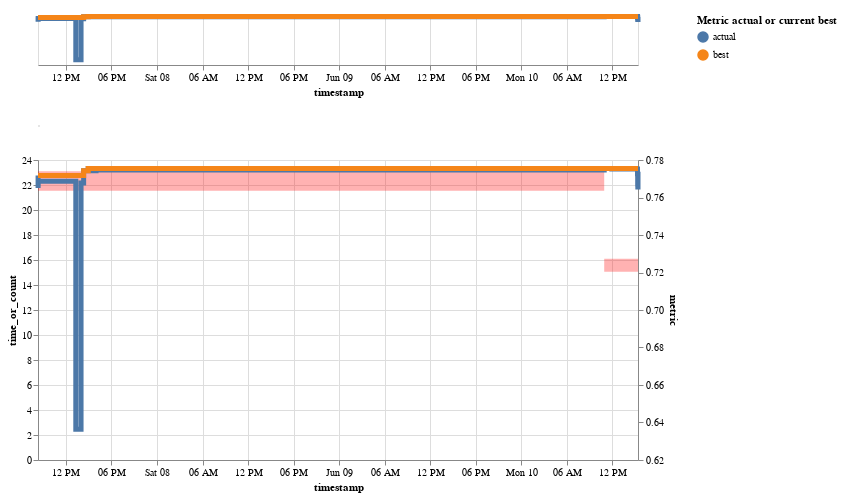

Write notebook code for a chart like this one.
### Markdown cell above
# Project progress

### Code cell
progress_df = extract_project_progress_info(leadearboard,
                                            metric_colname='channel_{}'.format(PROJECT_METRIC),
                                            time_colname='finished')

project_progress(progress_df, width=600, heights=[50, 300])

### Figure 1 — Vega-Lite specification as saved in the notebook (floating-point values rounded to 4 significant figures)
{"$schema": "https://vega.github.io/schema/vega-lite/v2.6.0.json", "config": {"view": {"height": 300, "width": 400}}, "data": {"name": "data-0abe996d745378ab365a28262978c5ae"}, "datasets": {"data-0abe996d745378ab365a28262978c5ae": [{"actual_or_best": "actual", "id": "CRED-54", "metric": 0.7718, "owner": "jakub-czakon", "resource": "experiment_count_day", "running_time": 35, "tags": ["lgbm", "features_v0"], "text": "CRED-54 | 0.7718 |  (lgbm , features_v0)", "time_or_count": 10, "timestamp": "2019-06-07 08:19:30.456000+00:00", "timestamp_day": "2019-06-07"}, {"actual_or_best": "best", "id": "CRED-54", "metric": 0.7718, "owner": "jakub-czakon", "resource": "experiment_count_day", "running_time": 35, "tags": ["lgbm", "features_v0"], "text": "CRED-54 | 0.7718 |  (lgbm , features_v0)", "time_or_count": 10, "timestamp": "2019-06-07 08:19:30.456000+00:00", "timestamp_day": "2019-06-07"}, {"actual_or_best": "actual", "id": "CRED-54", "metric": 0.7718, "owner": "jakub-czakon", "resource": "running_time_day", "running_time": 35, "tags": ["lgbm", "features_v0"], "text": "CRED-54 | 0.7718 |  (lgbm , features_v0)", "time_or_count": 1.548, "timestamp": "2019-06-07 08:19:30.456000+00:00", "timestamp_day": "2019-06-07"}, {"actual_or_best": "best", "id": "CRED-54", "metric": 0.7718, "owner": "jakub-czakon", "resource": "running_time_day", "running_time": 35, "tags": ["lgbm", "features_v0"], "text": "CRED-54 | 0.7718 |  (lgbm , features_v0)", "time_or_count": 1.548, "timestamp": "2019-06-07 08:19:30.456000+00:00", "timestamp_day": "2019-06-07"}, {"actual_or_best": "actual", "id": "CRED-55", "metric": 0.7664, "owner": "jakub-czakon", "resource": "experiment_count_day", "running_time": 18, "tags": ["lgbm", "features_v0"], "text": "CRED-55 | 0.7664 |  (lgbm , features_v0)", "time_or_count": 10, "timestamp": "2019-06-07 08:20:10.364000+00:00", "timestamp_day": "2019-06-07"}, {"actual_or_best": "best", "id": "CRED-55", "metric": 0.7718, "owner": "jakub-czakon", "resource": "experiment_count_day", "running_time": 18, "tags": ["lgbm", "features_v0"], "text": "CRED-55 | 0.7664 |  (lgbm , features_v0)", "time_or_count": 10, "timestamp": "2019-06-07 08:20:10.364000+00:00", "timestamp_day": "2019-06-07"}, {"actual_or_best": "actual", "id": "CRED-55", "metric": 0.7664, "owner": "jakub-czakon", "resource": "running_time_day", "running_time": 18, "tags": ["lgbm", "features_v0"], "text": "CRED-55 | 0.7664 |  (lgbm , features_v0)", "time_or_count": 1.548, "timestamp": "2019-06-07 08:20:10.364000+00:00", "timestamp_day": "2019-06-07"}, {"actual_or_best": "best", "id": "CRED-55", "metric": 0.7718, "owner": "jakub-czakon", "resource": "running_time_day", "running_time": 18, "tags": ["lgbm", "features_v0"], "text": "CRED-55 | 0.7664 |  (lgbm , features_v0)", "time_or_count": 1.548, "timestamp": "2019-06-07 08:20:10.364000+00:00", "timestamp_day": "2019-06-07"}, {"actual_or_best": "actual", "id": "CRED-56", "metric": 0.7674, "owner": "jakub-czakon", "resource": "experiment_count_day", "running_time": 15, "tags": ["lgbm", "features_v0"], "text": "CRED-56 | 0.7674 |  (lgbm , features_v0)", "time_or_count": 10, "timestamp": "2019-06-07 08:20:33.152000+00:00", "timestamp_day": "2019-06-07"}, {"actual_or_best": "best", "id": "CRED-56", "metric": 0.7718, "owner": "jakub-czakon", "resource": "experiment_count_day", "running_time": 15, "tags": ["lgbm", "features_v0"], "text": "CRED-56 | 0.7674 |  (lgbm , features_v0)", "time_or_count": 10, "timestamp": "2019-06-07 08:20:33.152000+00:00", "timestamp_day": "2019-06-07"}, {"actual_or_best": "actual", "id": "CRED-56", "metric": 0.7674, "owner": "jakub-czakon", "resource": "running_time_day", "running_time": 15, "tags": ["lgbm", "features_v0"], "text": "CRED-56 | 0.7674 |  (lgbm , features_v0)", "time_or_count": 1.548, "timestamp": "2019-06-07 08:20:33.152000+00:00", "timestamp_day": "2019-06-07"}, {"actual_or_best": "best", "id": "CRED-56", "metric": 0.7718, "owner": "jakub-czakon", "resource": "running_time_day", "running_time": 15, "tags": ["lgbm", "features_v0"], "text": "CRED-56 | 0.7674 |  (lgbm , features_v0)", "time_or_count": 1.548, "timestamp": "2019-06-07 08:20:33.152000+00:00", "timestamp_day": "2019-06-07"}, {"actual_or_best": "actual", "id": "CRED-57", "metric": 0.7687, "owner": "jakub-czakon", "resource": "experiment_count_day", "running_time": 17, "tags": ["lgbm", "features_v0"], "text": "CRED-57 | 0.7687 |  (lgbm , features_v0)", "time_or_count": 10, "timestamp": "2019-06-07 08:20:59.471000+00:00", "timestamp_day": "2019-06-07"}, {"actual_or_best": "best", "id": "CRED-57", "metric": 0.7718, "owner": "jakub-czakon", "resource": "experiment_count_day", "running_time": 17, "tags": ["lgbm", "features_v0"], "text": "CRED-57 | 0.7687 |  (lgbm , features_v0)", "time_or_count": 10, "timestamp": "2019-06-07 08:20:59.471000+00:00", "timestamp_day": "2019-06-07"}, {"actual_or_best": "actual", "id": "CRED-57", "metric": 0.7687, "owner": "jakub-czakon", "resource": "running_time_day", "running_time": 17, "tags": ["lgbm", "features_v0"], "text": "CRED-57 | 0.7687 |  (lgbm , features_v0)", "time_or_count": 1.548, "timestamp": "2019-06-07 08:20:59.471000+00:00", "timestamp_day": "2019-06-07"}, {"actual_or_best": "best", "id": "CRED-57", "metric": 0.7718, "owner": "jakub-czakon", "resource": "running_time_day", "running_time": 17, "tags": ["lgbm", "features_v0"], "text": "CRED-57 | 0.7687 |  (lgbm , features_v0)", "time_or_count": 1.548, "timestamp": "2019-06-07 08:20:59.471000+00:00", "timestamp_day": "2019-06-07"}, {"actual_or_best": "actual", "id": "CRED-63", "metric": 0.6364, "owner": "jakub-czakon", "resource": "experiment_count_day", "running_time": 139, "tags": ["hpo", "lgbm", "features_v0"], "text": "CRED-63 | 0.6364 |  (hpo , lgbm , features_v0)", "time_or_count": 10, "timestamp": "2019-06-07 13:18:15.401000+00:00", "timestamp_day": "2019-06-07"}, {"actual_or_best": "best", "id": "CRED-63", "metric": 0.7718, "owner": "jakub-czakon", "resource": "experiment_count_day", "running_time": 139, "tags": ["hpo", "lgbm", "features_v0"], "text": "CRED-63 | 0.6364 |  (hpo , lgbm , features_v0)", "time_or_count": 10, "timestamp": "2019-06-07 13:18:15.401000+00:00", "timestamp_day": "2019-06-07"}, {"actual_or_best": "actual", "id": "CRED-63", "metric": 0.6364, "owner": "jakub-czakon", "resource": "running_time_day", "running_time": 139, "tags": ["hpo", "lgbm", "features_v0"], "text": "CRED-63 | 0.6364 |  (hpo , lgbm , features_v0)", "time_or_count": 1.548, "timestamp": "2019-06-07 13:18:15.401000+00:00", "timestamp_day": "2019-06-07"}, {"actual_or_best": "best", "id": "CRED-63", "metric": 0.7718, "owner": "jakub-czakon", "resource": "running_time_day", "running_time": 139, "tags": ["hpo", "lgbm", "features_v0"], "text": "CRED-63 | 0.6364 |  (hpo , lgbm , features_v0)", "time_or_count": 1.548, "timestamp": "2019-06-07 13:18:15.401000+00:00", "timestamp_day": "2019-06-07"}, {"actual_or_best": "actual", "id": "CRED-70", "metric": 0.7678, "owner": "jakub-czakon", "resource": "experiment_count_day", "running_time": 157, "tags": ["lgbm", "features_v1"], "text": "CRED-70 | 0.7678 |  (lgbm , features_v1)", "time_or_count": 10, "timestamp": "2019-06-07 13:59:50.349000+00:00", "timestamp_day": "2019-06-07"}, {"actual_or_best": "best", "id": "CRED-70", "metric": 0.7718, "owner": "jakub-czakon", "resource": "experiment_count_day", "running_time": 157, "tags": ["lgbm", "features_v1"], "text": "CRED-70 | 0.7678 |  (lgbm , features_v1)", "time_or_count": 10, "timestamp": "2019-06-07 13:59:50.349000+00:00", "timestamp_day": "2019-06-07"}, {"actual_or_best": "actual", "id": "CRED-70", "metric": 0.7678, "owner": "jakub-czakon", "resource": "running_time_day", "running_time": 157, "tags": ["lgbm", "features_v1"], "text": "CRED-70 | 0.7678 |  (lgbm , features_v1)", "time_or_count": 1.548, "timestamp": "2019-06-07 13:59:50.349000+00:00", "timestamp_day": "2019-06-07"}, {"actual_or_best": "best", "id": "CRED-70", "metric": 0.7718, "owner": "jakub-czakon", "resource": "running_time_day", "running_time": 157, "tags": ["lgbm", "features_v1"], "text": "CRED-70 | 0.7678 |  (lgbm , features_v1)", "time_or_count": 1.548, "timestamp": "2019-06-07 13:59:50.349000+00:00", "timestamp_day": "2019-06-07"}, {"actual_or_best": "actual", "id": "CRED-69", "metric": 0.7743, "owner": "jakub-czakon", "resource": "experiment_count_day", "running_time": 1485, "tags": ["hpo", "lgbm", "features_v0"], "text": "CRED-69 | 0.7743 |  (hpo , lgbm , features_v0)", "time_or_count": 10, "timestamp": "2019-06-07 14:20:15.455000+00:00", "timestamp_day": "2019-06-07"}, {"actual_or_best": "best", "id": "CRED-69", "metric": 0.7743, "owner": "jakub-czakon", "resource": "experiment_count_day", "running_time": 1485, "tags": ["hpo", "lgbm", "features_v0"], "text": "CRED-69 | 0.7743 |  (hpo , lgbm , features_v0)", "time_or_count": 10, "timestamp": "2019-06-07 14:20:15.455000+00:00", "timestamp_day": "2019-06-07"}, {"actual_or_best": "actual", "id": "CRED-69", "metric": 0.7743, "owner": "jakub-czakon", "resource": "running_time_day", "running_time": 1485, "tags": ["hpo", "lgbm", "features_v0"], "text": "CRED-69 | 0.7743 |  (hpo , lgbm , features_v0)", "time_or_count": 1.548, "timestamp": "2019-06-07 14:20:15.455000+00:00", "timestamp_day": "2019-06-07"}, {"actual_or_best": "best", "id": "CRED-69", "metric": 0.7743, "owner": "jakub-czakon", "resource": "running_time_day", "running_time": 1485, "tags": ["hpo", "lgbm", "features_v0"], "text": "CRED-69 | 0.7743 |  (hpo , lgbm , features_v0)", "time_or_count": 1.548, "timestamp": "2019-06-07 14:20:15.455000+00:00", "timestamp_day": "2019-06-07"}, {"actual_or_best": "actual", "id": "CRED-80", "metric": 0.7754, "owner": "jakub-czakon", "resource": "experiment_count_day", "running_time": 61, "tags": ["lgbm", "features_v1"], "text": "CRED-80 | 0.7754 |  (lgbm , features_v1)", "time_or_count": 10, "timestamp": "2019-06-07 14:56:32.957000+00:00", "timestamp_day": "2019-06-07"}, {"actual_or_best": "best", "id": "CRED-80", "metric": 0.7754, "owner": "jakub-czakon", "resource": "experiment_count_day", "running_time": 61, "tags": ["lgbm", "features_v1"], "text": "CRED-80 | 0.7754 |  (lgbm , features_v1)", "time_or_count": 10, "timestamp": "2019-06-07 14:56:32.957000+00:00", "timestamp_day": "2019-06-07"}, {"actual_or_best": "actual", "id": "CRED-80", "metric": 0.7754, "owner": "jakub-czakon", "resource": "running_time_day", "running_time": 61, "tags": ["lgbm", "features_v1"], "text": "CRED-80 | 0.7754 |  (lgbm , features_v1)", "time_or_count": 1.548, "timestamp": "2019-06-07 14:56:32.957000+00:00", "timestamp_day": "2019-06-07"}, {"actual_or_best": "best", "id": "CRED-80", "metric": 0.7754, "owner": "jakub-czakon", "resource": "running_time_day", "running_time": 61, "tags": ["lgbm", "features_v1"], "text": "CRED-80 | 0.7754 |  (lgbm , features_v1)", "time_or_count": 1.548, "timestamp": "2019-06-07 14:56:32.957000+00:00", "timestamp_day": "2019-06-07"}, {"actual_or_best": "actual", "id": "CRED-81", "metric": 0.7743, "owner": "jakub-czakon", "resource": "experiment_count_day", "running_time": 69, "tags": ["lgbm", "features_v0"], "text": "CRED-81 | 0.7743 |  (lgbm , features_v0)", "time_or_count": 10, "timestamp": "2019-06-07 14:56:50.252000+00:00", "timestamp_day": "2019-06-07"}, {"actual_or_best": "best", "id": "CRED-81", "metric": 0.7754, "owner": "jakub-czakon", "resource": "experiment_count_day", "running_time": 69, "tags": ["lgbm", "features_v0"], "text": "CRED-81 | 0.7743 |  (lgbm , features_v0)", "time_or_count": 10, "timestamp": "2019-06-07 14:56:50.252000+00:00", "timestamp_day": "2019-06-07"}, {"actual_or_best": "actual", "id": "CRED-81", "metric": 0.7743, "owner": "jakub-czakon", "resource": "running_time_day", "running_time": 69, "tags": ["lgbm", "features_v0"], "text": "CRED-81 | 0.7743 |  (lgbm , features_v0)", "time_or_count": 1.548, "timestamp": "2019-06-07 14:56:50.252000+00:00", "timestamp_day": "2019-06-07"}, {"actual_or_best": "best", "id": "CRED-81", "metric": 0.7754, "owner": "jakub-czakon", "resource": "running_time_day", "running_time": 69, "tags": ["lgbm", "features_v0"], "text": "CRED-81 | 0.7743 |  (lgbm , features_v0)", "time_or_count": 1.548, "timestamp": "2019-06-07 14:56:50.252000+00:00", "timestamp_day": "2019-06-07"}, {"actual_or_best": "actual", "id": "CRED-82", "metric": 0.7746, "owner": "jakub-czakon", "resource": "experiment_count_day", "running_time": 3576, "tags": ["hpo", "lgbm", "features_v1"], "text": "CRED-82 | 0.7746 |  (hpo , lgbm , features_v1)", "time_or_count": 10, "timestamp": "2019-06-07 15:58:17.784000+00:00", "timestamp_day": "2019-06-07"}, {"actual_or_best": "best", "id": "CRED-82", "metric": 0.7754, "owner": "jakub-czakon", "resource": "experiment_count_day", "running_time": 3576, "tags": ["hpo", "lgbm", "features_v1"], "text": "CRED-82 | 0.7746 |  (hpo , lgbm , features_v1)", "time_or_count": 10, "timestamp": "2019-06-07 15:58:17.784000+00:00", "timestamp_day": "2019-06-07"}, {"actual_or_best": "actual", "id": "CRED-82", "metric": 0.7746, "owner": "jakub-czakon", "resource": "running_time_day", "running_time": 3576, "tags": ["hpo", "lgbm", "features_v1"], "text": "CRED-82 | 0.7746 |  (hpo , lgbm , features_v1)", "time_or_count": 1.548, "timestamp": "2019-06-07 15:58:17.784000+00:00", "timestamp_day": "2019-06-07"}, {"actual_or_best": "best", "id": "CRED-82", "metric": 0.7754, "owner": "jakub-czakon", "resource": "running_time_day", "running_time": 3576, "tags": ["hpo", "lgbm", "features_v1"], "text": "CRED-82 | 0.7746 |  (hpo , lgbm , features_v1)", "time_or_count": 1.548, "timestamp": "2019-06-07 15:58:17.784000+00:00", "timestamp_day": "2019-06-07"}, {"actual_or_best": "actual", "id": "CRED-83", "metric": 0.7755, "owner": "jakub-czakon", "resource": "experiment_count_day", "running_time": 50, "tags": ["lgbm", "features_v1"], "text": "CRED-83 | 0.7755 |  (lgbm , features_v1)", "time_or_count": 7, "timestamp": "2019-06-10 10:55:19.056000+00:00", "timestamp_day": "2019-06-10"}, {"actual_or_best": "best", "id": "CRED-83", "metric": 0.7755, "owner": "jakub-czakon", "resource": "experiment_count_day", "running_time": 50, "tags": ["lgbm", "features_v1"], "text": "CRED-83 | 0.7755 |  (lgbm , features_v1)", "time_or_count": 7, "timestamp": "2019-06-10 10:55:19.056000+00:00", "timestamp_day": "2019-06-10"}, {"actual_or_best": "actual", "id": "CRED-83", "metric": 0.7755, "owner": "jakub-czakon", "resource": "running_time_day", "running_time": 50, "tags": ["lgbm", "features_v1"], "text": "CRED-83 | 0.7755 |  (lgbm , features_v1)", "time_or_count": 1.053, "timestamp": "2019-06-10 10:55:19.056000+00:00", "timestamp_day": "2019-06-10"}, {"actual_or_best": "best", "id": "CRED-83", "metric": 0.7755, "owner": "jakub-czakon", "resource": "running_time_day", "running_time": 50, "tags": ["lgbm", "features_v1"], "text": "CRED-83 | 0.7755 |  (lgbm , features_v1)", "time_or_count": 1.053, "timestamp": "2019-06-10 10:55:19.056000+00:00", "timestamp_day": "2019-06-10"}, {"actual_or_best": "actual", "id": "CRED-84", "metric": 0.7752, "owner": "jakub-czakon", "resource": "experiment_count_day", "running_time": 3562, "tags": ["hpo", "lgbm", "features_v1"], "text": "CRED-84 | 0.7752 |  (hpo , lgbm , features_v1)", "time_or_count": 7, "timestamp": "2019-06-10 11:55:15.532000+00:00", "timestamp_day": "2019-06-10"}, {"actual_or_best": "best", "id": "CRED-84", "metric": 0.7755, "owner": "jakub-czakon", "resource": "experiment_count_day", "running_time": 3562, "tags": ["hpo", "lgbm", "features_v1"], "text": "CRED-84 | 0.7752 |  (hpo , lgbm , features_v1)", "time_or_count": 7, "timestamp": "2019-06-10 11:55:15.532000+00:00", "timestamp_day": "2019-06-10"}, {"actual_or_best": "actual", "id": "CRED-84", "metric": 0.7752, "owner": "jakub-czakon", "resource": "running_time_day", "running_time": 3562, "tags": ["hpo", "lgbm", "features_v1"], "text": "CRED-84 | 0.7752 |  (hpo , lgbm , features_v1)", "time_or_count": 1.053, "timestamp": "2019-06-10 11:55:15.532000+00:00", "timestamp_day": "2019-06-10"}, {"actual_or_best": "best", "id": "CRED-84", "metric": 0.7755, "owner": "jakub-czakon", "resource": "running_time_day", "running_time": 3562, "tags": ["hpo", "lgbm", "features_v1"], "text": "CRED-84 | 0.7752 |  (hpo , lgbm , features_v1)", "time_or_count": 1.053, "timestamp": "2019-06-10 11:55:15.532000+00:00", "timestamp_day": "2019-06-10"}, {"actual_or_best": "actual", "id": "CRED-85", "metric": 0.7752, "owner": "jakub-czakon", "resource": "experiment_count_day", "running_time": 44, "tags": ["lgbm", "features_v1"], "text": "CRED-85 | 0.7752 |  (lgbm , features_v1)", "time_or_count": 7, "timestamp": "2019-06-10 12:16:59.185000+00:00", "timestamp_day": "2019-06-10"}, {"actual_or_best": "best", "id": "CRED-85", "metric": 0.7755, "owner": "jakub-czakon", "resource": "experiment_count_day", "running_time": 44, "tags": ["lgbm", "features_v1"], "text": "CRED-85 | 0.7752 |  (lgbm , features_v1)", "time_or_count": 7, "timestamp": "2019-06-10 12:16:59.185000+00:00", "timestamp_day": "2019-06-10"}, {"actual_or_best": "actual", "id": "CRED-85", "metric": 0.7752, "owner": "jakub-czakon", "resource": "running_time_day", "running_time": 44, "tags": ["lgbm", "features_v1"], "text": "CRED-85 | 0.7752 |  (lgbm , features_v1)", "time_or_count": 1.053, "timestamp": "2019-06-10 12:16:59.185000+00:00", "timestamp_day": "2019-06-10"}, {"actual_or_best": "best", "id": "CRED-85", "metric": 0.7755, "owner": "jakub-czakon", "resource": "running_time_day", "running_time": 44, "tags": ["lgbm", "features_v1"], "text": "CRED-85 | 0.7752 |  (lgbm , features_v1)", "time_or_count": 1.053, "timestamp": "2019-06-10 12:16:59.185000+00:00", "timestamp_day": "2019-06-10"}, {"actual_or_best": "actual", "id": "CRED-89", "metric": 0.7727, "owner": "kamil", "resource": "experiment_count_day", "running_time": 18, "tags": ["lgbm"], "text": "CRED-89 | 0.7727 |  (lgbm)", "time_or_count": 7, "timestamp": "2019-06-10 15:18:33.732000+00:00", "timestamp_day": "2019-06-10"}, {"actual_or_best": "best", "id": "CRED-89", "metric": 0.7755, "owner": "kamil", "resource": "experiment_count_day", "running_time": 18, "tags": ["lgbm"], "text": "CRED-89 | 0.7727 |  (lgbm)", "time_or_count": 7, "timestamp": "2019-06-10 15:18:33.732000+00:00", "timestamp_day": "2019-06-10"}, {"actual_or_best": "actual", "id": "CRED-89", "metric": 0.7727, "owner": "kamil", "resource": "running_time_day", "running_time": 18, "tags": ["lgbm"], "text": "CRED-89 | 0.7727 |  (lgbm)", "time_or_count": 1.053, "timestamp": "2019-06-10 15:18:33.732000+00:00", "timestamp_day": "2019-06-10"}, {"actual_or_best": "best", "id": "CRED-89", "metric": 0.7755, "owner": "kamil", "resource": "running_time_day", "running_time": 18, "tags": ["lgbm"], "text": "CRED-89 | 0.7727 |  (lgbm)", "time_or_count": 1.053, "timestamp": "2019-06-10 15:18:33.732000+00:00", "timestamp_day": "2019-06-10"}, {"actual_or_best": "actual", "id": "CRED-91", "metric": 0.7673, "owner": "kamil", "resource": "experiment_count_day", "running_time": 16, "tags": ["lgbm"], "text": "CRED-91 | 0.7673 |  (lgbm)", "time_or_count": 7, "timestamp": "2019-06-10 15:19:57.904000+00:00", "timestamp_day": "2019-06-10"}, {"actual_or_best": "best", "id": "CRED-91", "metric": 0.7755, "owner": "kamil", "resource": "experiment_count_day", "running_time": 16, "tags": ["lgbm"], "text": "CRED-91 | 0.7673 |  (lgbm)", "time_or_count": 7, "timestamp": "2019-06-10 15:19:57.904000+00:00", "timestamp_day": "2019-06-10"}, {"actual_or_best": "actual", "id": "CRED-91", "metric": 0.7673, "owner": "kamil", "resource": "running_time_day", "running_time": 16, "tags": ["lgbm"], "text": "CRED-91 | 0.7673 |  (lgbm)", "time_or_count": 1.053, "timestamp": "2019-06-10 15:19:57.904000+00:00", "timestamp_day": "2019-06-10"}, {"actual_or_best": "best", "id": "CRED-91", "metric": 0.7755, "owner": "kamil", "resource": "running_time_day", "running_time": 16, "tags": ["lgbm"], "text": "CRED-91 | 0.7673 |  (lgbm)", "time_or_count": 1.053, "timestamp": "2019-06-10 15:19:57.904000+00:00", "timestamp_day": "2019-06-10"}, {"actual_or_best": "actual", "id": "CRED-92", "metric": 0.7656, "owner": "kamil", "resource": "experiment_count_day", "running_time": 17, "tags": ["lgbm"], "text": "CRED-92 | 0.7656 |  (lgbm)", "time_or_count": 7, "timestamp": "2019-06-10 15:21:02.560000+00:00", "timestamp_day": "2019-06-10"}, {"actual_or_best": "best", "id": "CRED-92", "metric": 0.7755, "owner": "kamil", "resource": "experiment_count_day", "running_time": 17, "tags": ["lgbm"], "text": "CRED-92 | 0.7656 |  (lgbm)", "time_or_count": 7, "timestamp": "2019-06-10 15:21:02.560000+00:00", "timestamp_day": "2019-06-10"}, {"actual_or_best": "actual", "id": "CRED-92", "metric": 0.7656, "owner": "kamil", "resource": "running_time_day", "running_time": 17, "tags": ["lgbm"], "text": "CRED-92 | 0.7656 |  (lgbm)", "time_or_count": 1.053, "timestamp": "2019-06-10 15:21:02.560000+00:00", "timestamp_day": "2019-06-10"}, {"actual_or_best": "best", "id": "CRED-92", "metric": 0.7755, "owner": "kamil", "resource": "running_time_day", "running_time": 17, "tags": ["lgbm"], "text": "CRED-92 | 0.7656 |  (lgbm)", "time_or_count": 1.053, "timestamp": "2019-06-10 15:21:02.560000+00:00", "timestamp_day": "2019-06-10"}, {"actual_or_best": "actual", "id": "CRED-93", "metric": 0.7735, "owner": "kamil", "resource": "experiment_count_day", "running_time": 85, "tags": ["lgbm"], "text": "CRED-93 | 0.7735 |  (lgbm)", "time_or_count": 7, "timestamp": "2019-06-10 15:22:24.969000+00:00", "timestamp_day": "2019-06-10"}, {"actual_or_best": "best", "id": "CRED-93", "metric": 0.7755, "owner": "kamil", "resource": "experiment_count_day", "running_time": 85, "tags": ["lgbm"], "text": "CRED-93 | 0.7735 |  (lgbm)", "time_or_count": 7, "timestamp": "2019-06-10 15:22:24.969000+00:00", "timestamp_day": "2019-06-10"}, {"actual_or_best": "actual", "id": "CRED-93", "metric": 0.7735, "owner": "kamil", "resource": "running_time_day", "running_time": 85, "tags": ["lgbm"], "text": "CRED-93 | 0.7735 |  (lgbm)", "time_or_count": 1.053, "timestamp": "2019-06-10 15:22:24.969000+00:00", "timestamp_day": "2019-06-10"}, {"actual_or_best": "best", "id": "CRED-93", "metric": 0.7755, "owner": "kamil", "resource": "running_time_day", "running_time": 85, "tags": ["lgbm"], "text": "CRED-93 | 0.7735 |  (lgbm)", "time_or_count": 1.053, "timestamp": "2019-06-10 15:22:24.969000+00:00", "timestamp_day": "2019-06-10"}]}, "vconcat": [{"encoding": {"color": {"field": "actual_or_best", "legend": {"title": "Metric actual or current best"}, "type": "nominal"}, "x": {"field": "timestamp", "type": "temporal"}, "y": {"axis": null, "field": "metric", "scale": {"zero": false}, "type": "quantitative"}}, "height": 50, "mark": {"interpolate": "step-after", "size": 5, "type": "line"}, "selection": {"selector004": {"encodings": ["x"], "mark": {"fill": "#333", "fillOpacity": 0.125, "stroke": "white"}, "on": "[mousedown, window:mouseup] > window:mousemove!", "resolve": "global", "translate": "[mousedown, window:mouseup] > window:mousemove!", "type": "interval", "zoom": "wheel!"}}, "width": 600}, {"encoding": {"text": {"condition": {"field": "text", "selection": "selector003", "type": "nominal"}, "value": " "}, "x": {"axis": null, "field": "timestamp", "type": "temporal"}}, "height": 1, "mark": {"align": "left", "fontWeight": "bold", "size": 15, "type": "text"}, "width": 1}, {"height": 300, "layer": [{"height": 300, "layer": [{"encoding": {"color": {"value": "red"}, "opacity": {"value": 0.3}, "x": {"field": "timestamp", "type": "temporal"}, "y": {"field": "time_or_count", "scale": {"zero": false}, "type": "quantitative"}}, "mark": {"interpolate": "step-after", "type": "area"}, "transform": [{"filter": {"selection": "selector004"}}, {"filter": {"selection": "select"}}]}, {"encoding": {"color": {"value": "black"}, "opacity": {"condition": {"selection": "selector003", "value": 1}, "value": 0}, "x": {"field": "timestamp", "type": "temporal"}, "y": {"field": "time_or_count", "scale": {"zero": false}, "type": "quantitative"}}, "mark": {"filled": true, "type": "point"}, "transform": [{"filter": {"selection": "selector004"}}, {"filter": {"selection": "select"}}]}, {"encoding": {"x": {"field": "timestamp", "type": "temporal"}}, "mark": {"color": "gray", "type": "rule"}, "transform": [{"filter": {"selection": "selector003"}}]}, {"encoding": {"color": {"value": "black"}, "opacity": {"value": 0.3}, "text": {"condition": {"field": "time_or_count", "selection": "selector003", "type": "quantitative"}, "value": " "}, "x": {"field": "timestamp", "type": "temporal"}, "y": {"field": "time_or_count", "scale": {"zero": false}, "type": "quantitative"}}, "mark": {"align": "left", "dx": 5, "dy": -5, "fontWeight": "bold", "size": 15, "type": "text"}, "transform": [{"filter": {"selection": "selector004"}}, {"filter": {"selection": "select"}}]}, {"encoding": {"opacity": {"value": 0}, "x": {"field": "timestamp", "type": "temporal"}}, "mark": "area", "selection": {"select": {"bind": {"input": "select", "options": ["running_time_day", "experiment_count_day"]}, "empty": "all", "fields": ["resource"], "on": "click", "resolve": "global", "type": "single"}}, "transform": [{"filter": {"selection": "select"}}, {"filter": {"selection": "selector004"}}]}], "width": 600}, {"height": 300, "layer": [{"encoding": {"color": {"field": "actual_or_best", "legend": {"title": "Metric actual or current best"}, "type": "nominal"}, "x": {"field": "timestamp", "type": "temporal"}, "y": {"field": "metric", "scale": {"zero": false}, "type": "quantitative"}}, "mark": {"interpolate": "step-after", "size": 5, "type": "line"}, "transform": [{"filter": {"selection": "selector004"}}]}, {"encoding": {"color": {"field": "actual_or_best", "legend": {"title": "Metric actual or current best"}, "type": "nominal"}, "opacity": {"condition": {"selection": "selector003", "value": 1}, "value": 0}, "x": {"field": "timestamp", "type": "temporal"}, "y": {"field": "metric", "scale": {"zero": false}, "type": "quantitative"}}, "mark": "point", "transform": [{"filter": {"selection": "selector004"}}]}, {"encoding": {"color": {"field": "actual_or_best", "type": "nominal"}, "text": {"condition": {"field": "metric", "selection": "selector003", "type": "quantitative"}, "value": " "}, "x": {"field": "timestamp", "type": "temporal"}, "y": {"field": "metric", "scale": {"zero": false}, "type": "quantitative"}}, "mark": {"align": "left", "dx": 5, "dy": -5, "size": 15, "type": "text"}, "transform": [{"filter": {"selection": "selector004"}}]}, {"encoding": {"x": {"field": "timestamp", "type": "temporal"}}, "mark": {"color": "gray", "type": "rule"}, "transform": [{"filter": {"selection": "selector003"}}]}, {"encoding": {"opacity": {"value": 0}, "x": {"field": "timestamp", "type": "temporal"}}, "mark": "point", "selection": {"selector003": {"empty": "none", "fields": ["timestamp"], "nearest": true, "on": "mouseover", "resolve": "global", "type": "single"}}, "transform": [{"filter": {"selection": "selector004"}}]}], "width": 600}], "resolve": {"scale": {"color": "shared", "x": "shared", "y": "independent"}}, "width": 600}]}
